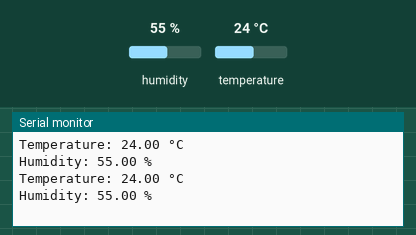
Bench run of a sketch on a simulated Arduino Uno, built with avr-gcc and run on an emulated ATmega328P. On the bench: the last lines printed to the serial monitor. The test bench sets the inputs (shaded band); at power-on: humidity 55 %, temperature 24 °C.

Above: at 2.8 s.
2.9 s: humidity set to 22 %
At 5.3 s:
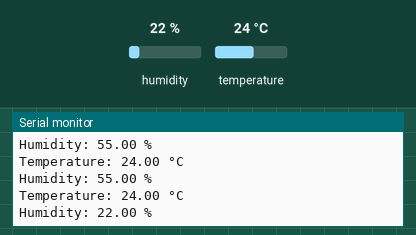
5.6 s: temperature set to 12 °C
At 6.7 s:
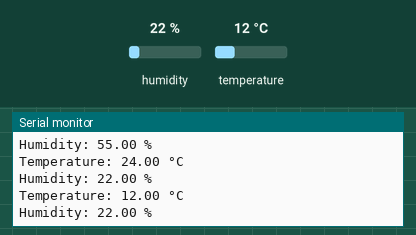
8.3 s: humidity set to 40 %
At 11.5 s:
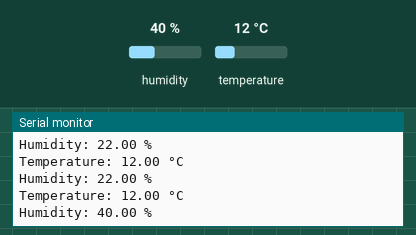
Timing chart, 0 to 13.0 s (numbered marks = the images above; inputs shaded):
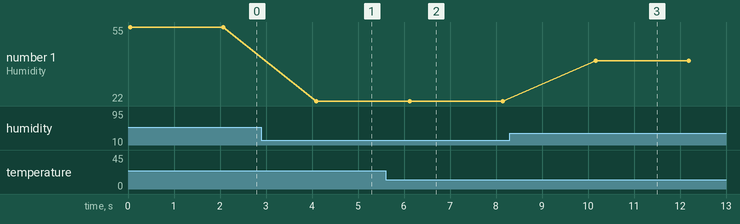

The sketch:

5.DHT11_Serial.ino
```cpp
#include "DHT.h"
#define DHT11PIN 4
DHT dht(DHT11PIN, DHT11);
//float humi, temp;
void setup()
{
  Serial.begin(9600);
  /* Start the DHT11 Sensor */
  dht.begin();
}
void loop()
{
  float humi = dht.readHumidity();
  float temp = dht.readTemperature();
  Serial.print("Temperature: ");
  Serial.print(temp);
  Serial.println(" °C");
  Serial.print("Humidity: ");
  Serial.print(humi);
  Serial.println(" % ");
  delay(2000);
}
```

Measured:
- after the input at 2.9 s, the serial monitor: prints a new line after 1.2 s (image 1)
- after the input at 5.6 s, the serial monitor: prints a new line after 0.50 s (image 2)
- after the input at 8.3 s, the serial monitor: prints a new line after 1.9 s (image 3)
- plotted number 1: 55 → 22 after the input at 2.9 s, 22 → 40 after the input at 8.3 s
